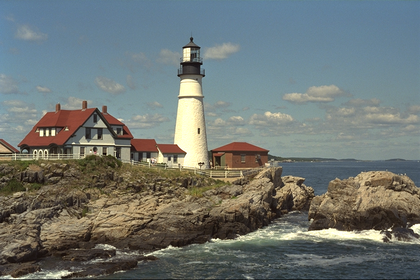
%> input picture bacter/gg.png, 420 x 280 px, shrunk from 768 x 512 before the run
$ octave de.m   (GNU Octave 9; MATLAB toolbox functions it lacks are replaced by stand-ins)
%> lines starting %> are read from the running program, lines starting %| are printed output that depends on the picture; long printed decimals are rounded
### bacter/member.m
function [UX,Fh]=member(xmax,xavg,p)
%spatial to fuzzy convertion using gaussian function
%created by Krishna on wednesday 20th Dec 2006
%use xmax,xavg and p as inputs
%formatto use [UX,Fh]=member(xmax,xavg,p)
s1=0;s2=0;x=0;
s10=(((xmax-x).^4).*p(x+1));
s20=(((xmax-x).^2).*p(x+1));
for x=1:1:255
    s1=s1+(((xmax-x).^4).*p(x+1));
    s2=s2+(((xmax-x).^2).*p(x+1));
end
s1=s1+s10;
s2=s2+s20;
Fh=sqrt(s1/(2*s2));
%UX(1)=exp(((xmax-xavg)^2)/(2*Fh^2));
% Fh=115.66;
for x=1:1:256
    UX(x)=exp((-(xmax-(xavg-(x-1)))^2)/(2*Fh^2));
end

### bacter/CostFunction.m
function [ J] = CostFunction( data,hist,maxi,mavg,row,col,part)
%UNTITLED Summary of this function goes here
%   Detailed explanation goes here


a=part;

t=data(1);
Uc=data(2);
Fh=data(3);
g=data(4);
P=hist;
xmax=maxi;
xavg=mavg;
m=row;
n=col;
%g=2;
%Uc=0.5;
L=256;
for i=1:1:256;
    if i<a;
        UX2(i)=0;
    else
        UX2(i)=(i-a)/(L-a);
    end
end
UXx2=(UX2).^g;
[UX1,Fh1]=member(xmax,xavg,P);
UXx1=1./(1+exp(-t.*(UX1-Uc)));

Cf1=0;
Cf01=0;
Caf01=0;
Caf1=0;
Uc=0;
for x=0:1:L-1;
    Cf1=(Cf1+((UXx1(x+1)-Uc).^2).*P(x+1));
    Cf01=Cf01+(((UX1(x+1)-Uc).^2).*P(x+1));
    Caf01=Caf01+((UX1(x+1)-Uc).*P(x+1));
    Caf1= Caf1+((UXx1(x+1)-Uc).*P(x+1));
end
Cf1=Cf1/L;
Cf01=Cf01/L;
Caf01=Caf01/L;
Caf1=Caf1/L;
pu=0;
for x=1:1:L-1;
    pu=pu+P(x);
end
if pu==0
    Qf01=0;
    Qf1=0;
    vf1=0;
else
    Qf01=(abs(Caf01))/Cf01;
    Qf1=(abs(Caf1))/Cf1;
    vf1=Qf1/Qf01;
end

Cf2=0;
Cf02=0;
Caf02=0;
Caf2=0;
Uc1=1;
for x=a:1:L-1;
    Cf2=Cf2+(((UXx2(x+1)-Uc1).^2).*P(x+1));
    Cf02=Cf02+(((UX2(x+1)-Uc1).^2).*P(x+1));
    Caf02=Caf02+((UX2(x+1)-Uc1).*P(x+1));
    Caf2=Caf2+((UXx2(x+1)-Uc1).*P(x+1));
end
Cf2=Cf2/L;
Cf02=Cf02/L;
Caf02=Caf02/L;
Caf2=Caf2/L;
po=m*n-pu;
if po==0;
    Qf02=0;
    Qf2=0;
    vf2=0;
else
    Qf2=(abs(Caf2))/Cf2;
    Qf02=(abs(Caf02))/Cf02;
    vf2=Qf02/Qf2;
end
vf=(vf1*a+vf2*(L-a))/L;

%---------------------------------------------------------------------------
%-------------------------------Fuzzy Entropy-------------------------------
%---------------------------------------------------------------------------
E1=0;E2=0;E=0;
for i=0:1:L-1;
    if i<a;
        %UX=UX1;
       % UXx=UXx1;
        E1=E1+(-1*(UXx1(i+1).*(log(UXx1(i+1)+.00000000001))+(1-UXx1(i+1)).*(log(1-UXx1(i+1)+.00000000001))));
   else
     %UX(i+1)=UX2(i+1);
       %UXx(i+1)=UXx2(i+1);
        E1=E1+(-1*(UXx2(i+1).*(log(UXx2(i+1)+.00000000001))+(1-UXx2(i+1)).*(log(1-UXx2(i+1)+.00000000001))));
    end
end
E=(E1+E2)/(L*log(2));
%E=(-sum(UXx.*(log(UXx+.00000000001))+(1-UXx).*(log(1-UXx+.00000000001))))
%(L*log(2));
J=E+(abs(1.5-vf));
end

### bacter/de.m

clc;
clear;
close all;

%% Problem Definition

%CostFunction=@(x) Sphere(x);    % Cost Function
RGB=imread('gg.png');
%> RGB is the input picture: size 280x420x3 uint8; mean R, G, B 111.6, 118, 114.6
HSV=rgb2hsv(RGB);
%> HSV: size 280x420x3 double; mean H, S, V 0.348, 0.259, 0.509
H=HSV;
V=HSV(:,:,3);
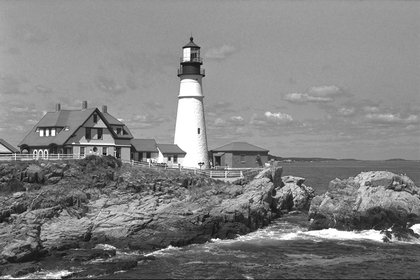
%> V: size 280x420 double; min 0.0196, max 1, mean 0.509
V=im2uint8(V);
%> V: size 280x420 uint8
[row,col]=size(V);
%> row = 280; col = 420
tot=row*col;
%> tot = 117600
hist=(imhist(V)/tot)';
%> hist = 256 values, max 0.0428 at index 154, min 0 at index 1, mean 0.00391
P=hist;
%> P has the same summary as hist
X=0:1:255;
L=256;

value=sum(X.*P)/(sum(P));
%> value = 129.8
part=round(L-value);
%> part = 126
part=part+50;
%> part = 176
if (part>=L)
    part=L-1;
end
xmax=double(max(max(V)));
%> xmax = 255
xavg=double(mean(mean(V)));
%> xavg = 129.8
[u21,Fh_min]=member(xmax,xavg,hist);
%> in member, `s10=(((xmax-x).^4).*p(x+1));`: s10 = 0
%> the loop in member, `for x=1:1:255` made 255 passes
%> (s1, s2) on passes 1 to 3: (0, 0), (0, 0), (0, 0)
%> after the loop in member, `for x=1:1:255`: s1 = 445011909.9; s2 = 17576.9
%> in member, `Fh=sqrt(s1/(2*s2));`: Fh = 112.5
%> after the loop in member, `for x=1:1:256`: UX = 256 values, max 0.538 at index 1, min 0.00331 at index 256, mean 0.147
%> u21 has the same summary as UX in member; Fh_min = 112.5

nVar=4;            % Number of Decision Variables

VarSize=[1 nVar];   % Decision Variables Matrix Size

VarMin=-[5 0.5 Fh_min 2];          % Lower Bound of Decision Variables
%> VarMin = [-5 -0.5 -112.5 -2]
VarMax= [6 1 105 3];          % Upper Bound of Decision Variables

%% DE Parameters

MaxIt=10;      % Maximum Number of Iterations

nPop=50;        % Population Size

beta_min=0.37;   % Lower Bound of Scaling Factor
beta_max=0.98;   % Upper Bound of Scaling Factor

pCR=0.40;        % Crossover Probability

%% Initialization

empty_individual.Position=[];
empty_individual.Cost=[];
BestSol.Cost=inf;

pop=repmat(empty_individual,nPop,1);

for i=1:nPop

    pop(i).Position(1)=unifrnd(5,6,1);
    pop(i).Position(2)=unifrnd(0.5,1,1);
    pop(i).Position(3)=unifrnd(Fh_min,105,1);
    pop(i).Position(4)=unifrnd(2,3,1);

    pop(i).Cost=CostFunction(pop(i).Position,hist,xmax,xavg,row,col,part);

    if pop(i).Cost<BestSol.Cost
        BestSol=pop(i);
    end

end
%> this loop made 50 passes
%> (t in CostFunction, g in CostFunction, vf in CostFunction, J in CostFunction, BestSol) on passes 1, 2, 3, 9: (5.84, 2.42, 6.88, 5.67, {Position [5.84 0.879 NaN 2.42], Cost 5.67}), (5.26, 2.4, 2.95, 1.85, {Position [5.26 0.756 NaN 2.4], Cost 1.85}), (5.78, 2.48, 2.24, 1.18, {Position [5.78 0.652 NaN 2.48], Cost 1.18}), (5.47, 2.43, 1.43, 0.631, {Position [5.47 0.55 NaN 2.43], Cost 0.631})
%> (t in CostFunction, g in CostFunction, vf in CostFunction, J in CostFunction) on passes 4, 5, 6, 7, 8, 10: (5.58, 2.5, 8.86, 7.62), (5.28, 2.62, 5.14, 3.95), (5.25, 2.98, 7.29, 6.05), (5.81, 2.31, 9.97, 8.73), (5.73, 2.68, 9.43, 8.18), (5.61, 2.97, 9.12, 7.87)

BestCost=zeros(MaxIt,1);

%% DE Main Loop

for it=1:MaxIt

    for i=1:nPop

        x=pop(i).Position;

        A=randperm(nPop);

        A(A==i)=[];

        a=A(1);
        b=A(2);
        c=A(3);

        % Mutation
        %beta=unifrnd(beta_min,beta_max);
        beta=unifrnd(beta_min,beta_max,VarSize);
        y=pop(a).Position+beta.*(pop(b).Position-pop(c).Position);
        y = max(y, VarMin);
		y = min(y, VarMax);

        % Crossover
        z=zeros(size(x));
        j0=randi([1 numel(x)]);
        for j=1:numel(x)
            if j==j0 || rand<=pCR
                z(j)=y(j);
            else
                z(j)=x(j);
            end
        end

        NewSol.Position=z;
        NewSol.Cost=CostFunction(NewSol.Position,hist,xmax,xavg,row,col,part);

        if NewSol.Cost<pop(i).Cost
            pop(i)=NewSol;

            if pop(i).Cost<BestSol.Cost
               BestSol=pop(i);
            end
        end

    end

    % Update Best Cost
    BestCost(it)=BestSol.Cost;

    % Show Iteration Information
    disp(['Iteration ' num2str(it) ': Best Cost = ' num2str(BestCost(it))]);

end
%> this loop made 10 passes
%| Iteration 1: Best Cost = 0.5585
%| Iteration 2: Best Cost = 0.5585
%| Iteration 3: Best Cost = 0.5571
%| Iteration 4: Best Cost = 0.5538
%| Iteration 5: Best Cost = 0.5538
%| Iteration 6: Best Cost = 0.5483
%| Iteration 7: Best Cost = 0.5483
%| Iteration 8: Best Cost = 0.5412
%> (further printed lines are left out)

%% Show Results

figure;
%plot(BestCost);
semilogy(BestCost, 'LineWidth', 2);
xlabel('Iteration');
ylabel('Best Cost');
grid on;
%> figure, not shown here; curve peaks at x = 1, y = 0.559

%%

a=177;
params=BestSol.Position;
%params=[7.0000	0.6000	79.7629	2.3188]
Uc=params(2);
t=params(1);
L=256;
g=params(4);
e=.01;
f=100;
f1=100;
x=1:1:256;
RGB=imread('bird.jpg'); % Give the correct pathof the required image
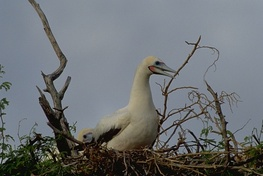
%> input picture bacter/bird.jpg, 263 x 176 px, shrunk from 481 x 321 before the run
%> RGB is the input picture: size 176x263x3 uint8; mean R, G, B 108.6, 112.5, 115
% RGB=imread('flower2.jpg');
HSV=rgb2hsv(RGB);
%> HSV: size 176x263x3 double; mean H, S, V 0.451, 0.208, 0.475
H=HSV;
V=HSV(:,:,3);
%> V: size 176x263 double
X=0:1:255;
V=im2uint8(V);
%> V: size 176x263 uint8
P=imhist(V);
P=P';
value=sum(X.*P)/(sum(P));
a=round(L-value);
a=a+50
if (a>=L)
    a=L-1;
end
% a=180;
% Uc=((a)/2)/L;
xmax=double(max(max(V)));
xavg=double(mean(mean(V)));
for i=1:1:256;
    if i<a;
        UX(i)=0;
    else
        UX(i)=(i-a)/(L-a);
    end
end
UXx=.95.*(UX+.0001).^(g);
for i=1:1:256;
    if (UXx(i)>0);
        xx(i)=a+UXx(i).*(L-a);
    else
        xx(i)=i;
    end
end
[UX1,Fh]=member(xmax,xavg,P);
Fh=params(3);
Fh=Fh_min;
UXx1=1./(1+exp(-t.*(UX1-Uc)));
xx1=xavg-xmax+sqrt(-2.*log(UXx1).*(Fh^2));
xx1=xx1-min(xx1);
xx=(xx./max(xx));
xx1=(xx1./max(xx1));
while ((xx1(a)-xx(a))>e)
    f=f-2;
    f1=f1+.1;
    xx1=(f.*xx1)./100;
    xx=(f1.*xx)./100;
end
%> this loop made 5 passes
for k=1:1:L
    if (k<=a);
        new(k)=xx1(k);
    else
        new(k)=xx(k);
    end
end
[m,n]=size(V);
for i=1:1:m;
    for j=1:1:n;
        k=V(i,j);
        Vv(i,j)=new(k+1);
    end
end
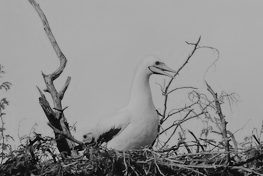
%> Vv: size 176x263 double; min 0, max 0.748, mean 0.562
s=HSV(:,:,2);
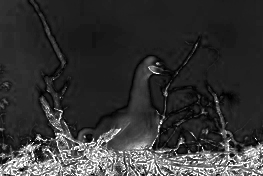
%> s: size 176x263 double; min 0, max 1, mean 0.208
ss=power(s,2/3);
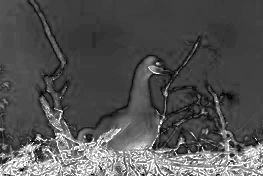
%> ss: size 176x263 double; min 0, max 1, mean 0.327
Vv=Vv./(f1/100);
HSV(:,:,3)=Vv;
%> HSV: size 176x263x3 double; mean H, S, V 0.451, 0.208, 0.56
I=hsv2rgb(HSV);
% HSV(:,:,2)=ss;
I1=hsv2rgb(HSV);
 figure,
 imhist(Vv)
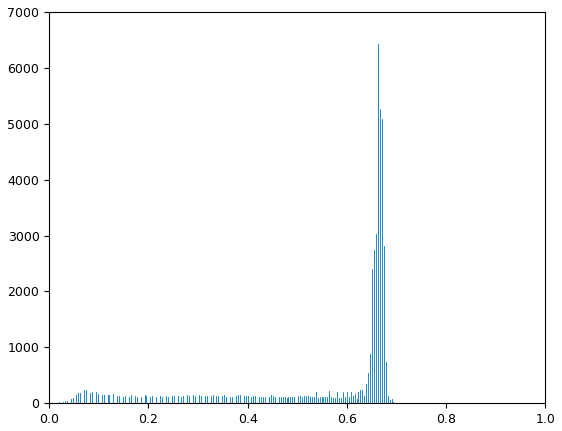
%> figure redrawn from the program's plot data; highest point at x = 0.663, y = 6423
 imshow(I1);
 title('modified with proposed technique');
 V=mat2gray(double(V));
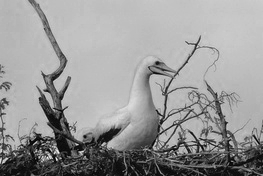
%> V: size 176x263 double; min 0, max 1, mean 0.599
 figure,imshow(imread('bird.jpg'));
 title('original');
